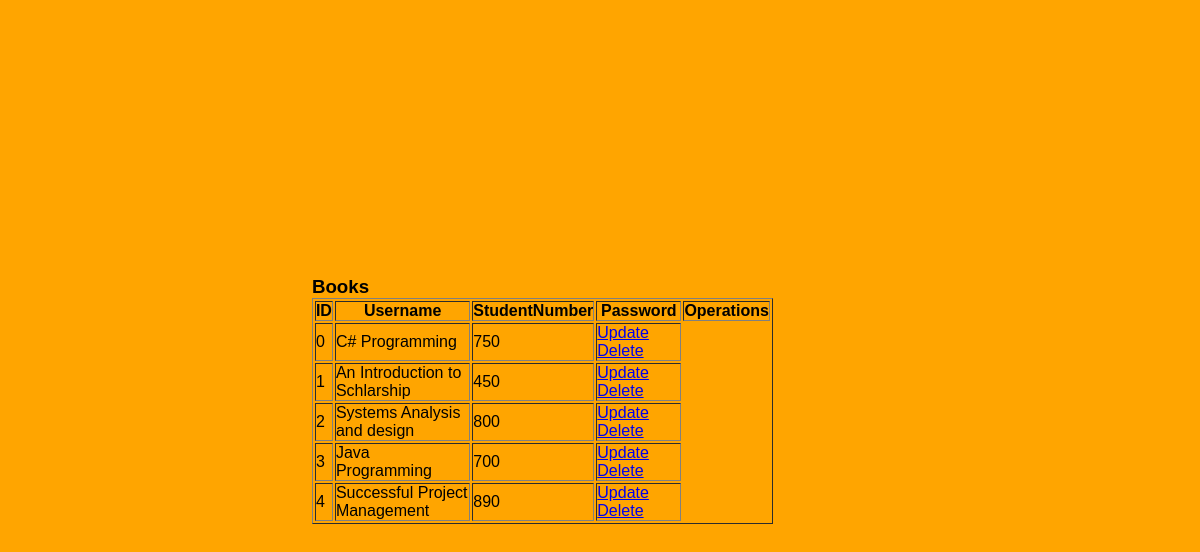
Page /admin.php (signed in) on the committed database.
### tables this page shows
CREATE TABLE `tblbooks` (
  `BooksId` int(11) NOT NULL,
  `Title` varchar(50) NOT NULL,
  `Price` decimal(10,0) NOT NULL
);

### admin.php (the view, shortened to what this page needs)
<?php
    include 'DBConn.php';
?>
<!DOCTYPE html>
<html lang="en">
<head>
    <link rel="stylesheet" href="Css/style.css">
</head>
<body>
    <div class="as">
        <h3>Books</h3>
      <table style="width: 80%" border="1">
         <tr>
            <th>ID</th>
            <th>Username</th>
            <th>StudentNumber</th>
            <th>Password</th>
            <th>Operations</th>
         </tr>
         <?php
         $i =0;
$qry = "select * from tblbooks";
$run =$dbConnection -> query($qry);
if($run -> num_rows > 0){
   while($row = $run -> fetch_assoc()){
   $Id = $row['Id'];
?>
         <tr>
            <td><?php echo $i++; ?></td>
            <td><?php echo $row['Title'] ?></td>
            <td><?php echo $row['Price'] ?></td>
            <td>
               <a href="edit.php">Update</a>
               <a href="deleteUser.php?Id=<?php echo $Id;?>" onclick="return confirm('are you sure?')">Delete</a>
            </td>
         </tr>
         <?php
             }
          }
          ?>
      </table>
   </div>
</body>
</html>

### css/style.css (style rules this page uses)
* { margin: 0; padding: 0; box-sizing: border-box; }
body { font-family: 'Poppins', sans-serif; display: flex; justify-content: center; align-items: center; min-height: 100vh; background: orange; }

### rows in the picture
tblbooks: Title "C# Programming", Price "750"
tblbooks: Title "An Introduction to Schlarship", Price "450"
tblbooks: Title "Systems Analysis and design", Price "800"
tblbooks: Title "Java Programming", Price "700"
tblbooks: Title "Successful Project Management", Price "890"
